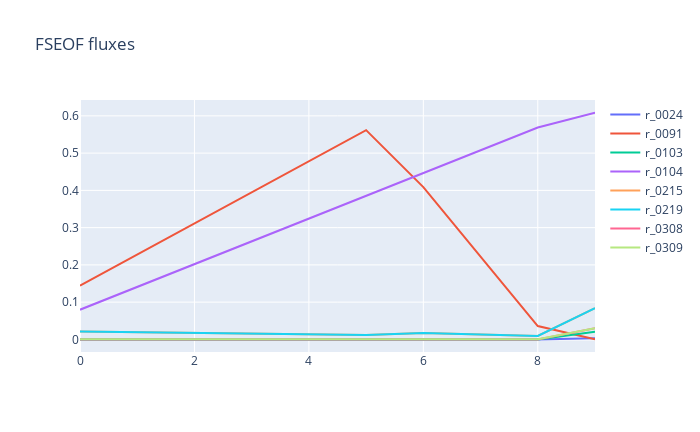

Source (notebook cell):
### Code cell
sol=fseof.run(target=model.reactions.get_by_id("CrtI"))
sol.plot(plotter)
df=sol.data_frame

### Figure 1 — Plotly figure (JSON) as saved in the notebook; plotly's stock layout.template omitted (floating-point values rounded to 4 significant figures)
{"data": [{"mode": "lines", "name": "r_0024", "type": "scatter", "x": [0, 1, 2, 3, 4, 5, 6, 7, 8, 9], "y": [0, 0, 0, 0, 0, 0, 0, 0, 0, 0.00336]}, {"mode": "lines", "name": "r_0091", "type": "scatter", "x": [0, 1, 2, 3, 4, 5, 6, 7, 8, 9], "y": [0.1441, 0.2276, 0.3112, 0.3947, 0.4782, 0.5618, 0.4087, 0.2223, 0.0359, 0]}, {"mode": "lines", "name": "r_0103", "type": "scatter", "x": [0, 1, 2, 3, 4, 5, 6, 7, 8, 9], "y": [0, 0, 0, 0, 0, 0, 0, 0, 0, 0.02069]}, {"mode": "lines", "name": "r_0104", "type": "scatter", "x": [0, 1, 2, 3, 4, 5, 6, 7, 8, 9], "y": [0.07972, 0.1409, 0.2021, 0.2633, 0.3245, 0.3857, 0.4467, 0.5076, 0.5686, 0.6088]}, {"mode": "lines", "name": "r_0215", "type": "scatter", "x": [0, 1, 2, 3, 4, 5, 6, 7, 8, 9], "y": [0.02136, 0.01942, 0.01749, 0.01556, 0.01362, 0.01169, 0.01709, 0.01315, 0.009209, 0.08366]}, {"mode": "lines", "name": "r_0219", "type": "scatter", "x": [0, 1, 2, 3, 4, 5, 6, 7, 8, 9], "y": [0.02136, 0.01942, 0.01749, 0.01556, 0.01362, 0.01169, 0.01709, 0.01315, 0.009209, 0.08366]}, {"mode": "lines", "name": "r_0308", "type": "scatter", "x": [0, 1, 2, 3, 4, 5, 6, 7, 8, 9], "y": [0, 0, 0, 0, 0, 0, 0, 0, 0, 0.02979]}, {"mode": "lines", "name": "r_0309", "type": "scatter", "x": [0, 1, 2, 3, 4, 5, 6, 7, 8, 9], "y": [0.000597, 0.000543, 0.000489, 0.000435, 0.000381, 0.000327, 0.000266, 0.000205, 0.000143, 0.02987]}], "layout": {"height": 432, "title": {"text": "FSEOF fluxes"}, "width": 700}}
